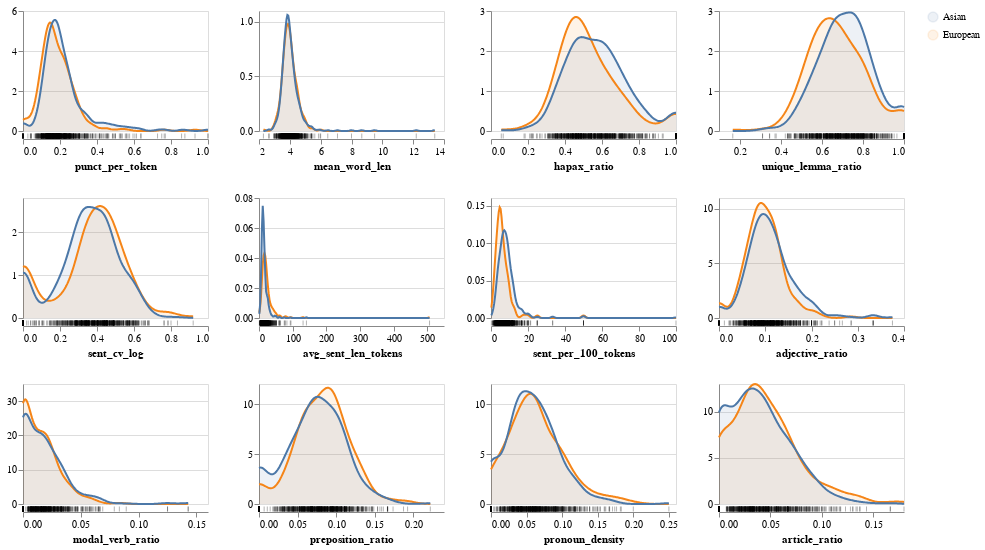

Notebook cell for this chart:
### Code cell
import altair_ally as aly
aly.alt.data_transformers.enable('vegafusion')

aly.dist(X_train, color = 'target').resolve_scale(y = 'independent')
